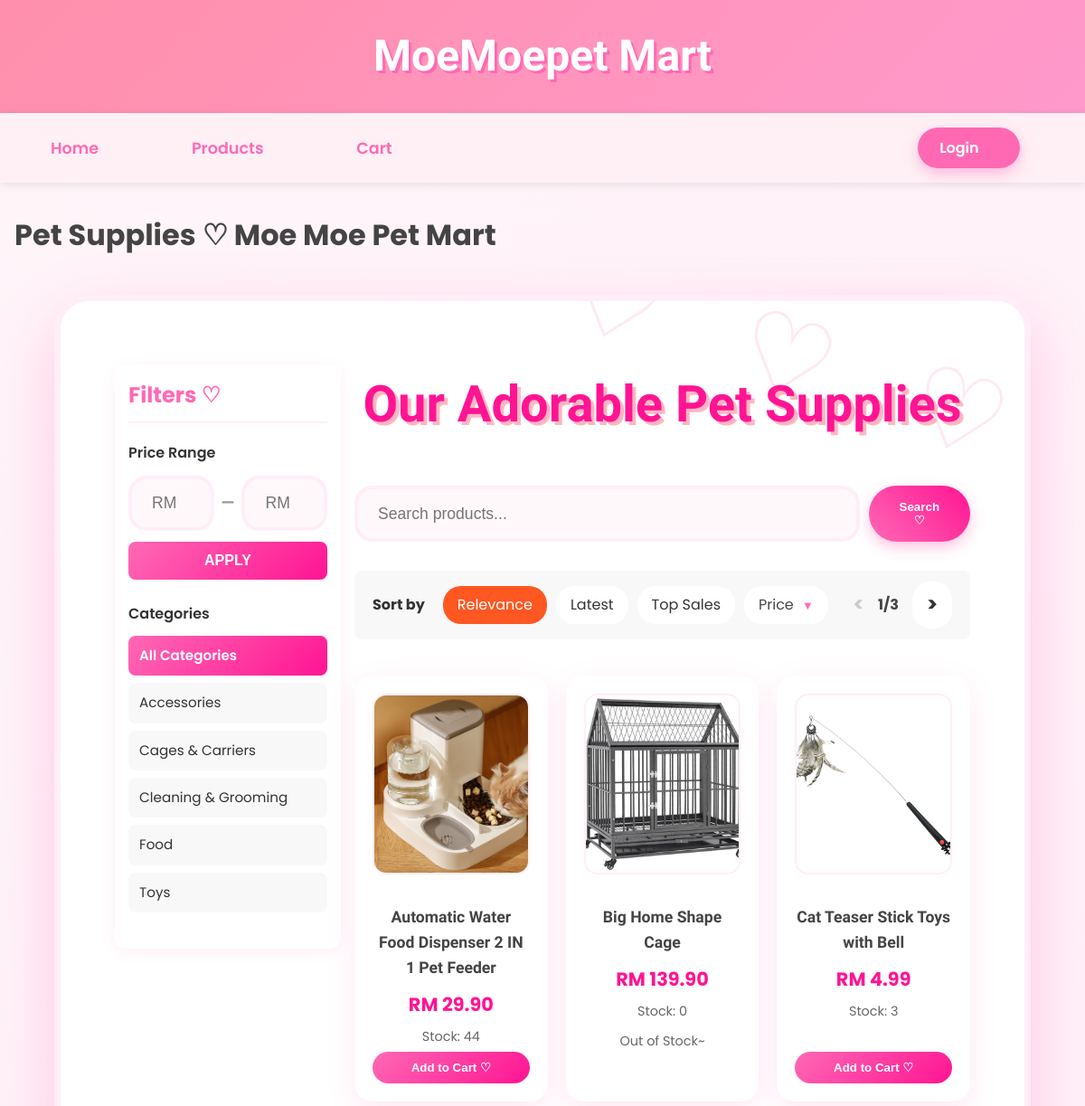
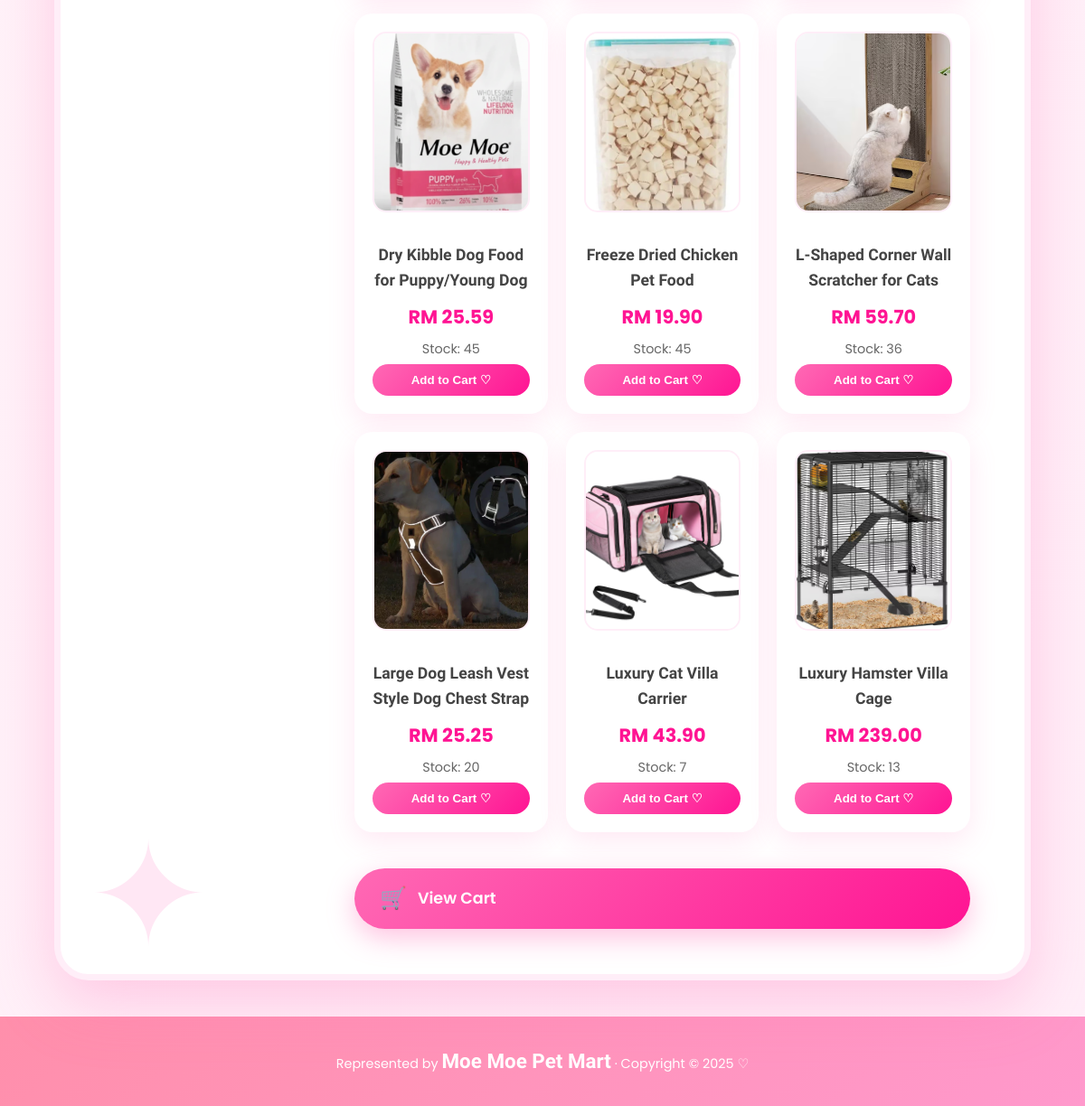
/member/products.php, run on the app's committed database (2 pictures, top to bottom).
### tables this page shows
CREATE TABLE `category` (
  `category_id` int(11) NOT NULL,
  `category_code` varchar(10) NOT NULL,
  `category_name` varchar(100) NOT NULL,
  `description` text DEFAULT NULL,
  `created_at` datetime DEFAULT current_timestamp()
);

CREATE TABLE `product` (
  `product_id` int(11) NOT NULL,
  `product_code` varchar(20) NOT NULL,
  `product_name` varchar(200) NOT NULL,
  `description` text DEFAULT NULL,
  `price` decimal(10,2) NOT NULL,
  `stock_quantity` int(11) DEFAULT 0,
  `category_id` int(11) NOT NULL,
  `is_active` tinyint(1) DEFAULT 1,
  `created_at` datetime DEFAULT current_timestamp(),
  `updated_at` datetime DEFAULT current_timestamp() ON UPDATE current_timestamp(),
  `photo_name` varchar(255) NOT NULL,
  `average_rating` decimal(3,2) DEFAULT 0.00,
  `review_count` int(11) DEFAULT 0
);

### _base.php (called while the page is built, shortened)
<?php
function get($key, $value = null) {
    $value = $_GET[$key] ?? $value;
    return is_array($value) ? array_map('trim', $value) : trim($value);
}
function encode($value) {
    return htmlentities($value);
}
?>

### member/products.php (the view, shortened to what this page needs)
<?php
require '../_base.php';
$search = trim(get('search', ''));
$category = get('category', '');
$price_min = get('price_min', '');
$price_max = get('price_max', '');
$page = max(1, (int)get('page', 1));
$per_page = 9;
$offset = ($page - 1) * $per_page;
$sort = get('sort', 'relevance');
$order_by = 'p.product_name ASC';
$sales_join = '';
$where_conditions = ['p.is_active = 1'];
$where_clause = 'WHERE ' . implode(' AND ', $where_conditions);
$sql_count = "
    SELECT COUNT(*)
    FROM product p
    JOIN category c ON p.category_id = c.category_id
    $sales_join
    $where_clause
";
$stm_count = $_db->prepare($sql_count);
$stm_count->execute();
$total = $stm_count->fetchColumn();
$total_pages = max(1, ceil($total / $per_page));
$sql = "
    SELECT p.*, c.category_name
    FROM product p
    JOIN category c ON p.category_id = c.category_id
    $sales_join
    $where_clause
    ORDER BY $order_by
    LIMIT $offset, $per_page
";
$stm = $_db->prepare($sql);
$stm->execute();
$products = $stm->fetchAll();
$stm_cat = $_db->query("SELECT category_id, category_name FROM category ORDER BY category_name");
$categories = $stm_cat->fetchAll();
include '../_head.php';
?>
<div class="container">
    <div class="products-layout">
        <aside class="filter-sidebar">
            <h3>Filters ♡</h3>
            <div class="filter-section">
                <h4>Price Range</h4>
                <form method="get" class="price-filter-form">
                    <div class="price-inputs">
                        <input type="number"
                               name="price_min"
                               placeholder="RM MIN"
                               value="<?= encode($price_min) ?>"
                               min="0"
                               step="0.01"
                               class="price-input">
                        <span class="price-separator">—</span>
                        <input type="number"
                               name="price_max"
                               placeholder="RM MAX"
                               value="<?= encode($price_max) ?>"
                               min="0"
                               step="0.01"
                               class="price-input">
                    </div>
                    <button type="submit" class="btn-apply-price">APPLY</button>
                </form>
            </div>
            <div class="filter-section">
                <h4>Categories</h4>
                <div class="category-list">
                    <a href="?sort=<?= $sort ?>&page=1&search=<?= urlencode($search) ?>&price_min=<?= $price_min ?>&price_max=<?= $price_max ?>"
                       class="category-item <?= $category === '' ? 'active' : '' ?>">
                        All Categories
                    </a>
                    <?php foreach ($categories as $cat): ?>
                        <a href="?category=<?= $cat->category_id ?>&sort=<?= $sort ?>&page=1&search=<?= urlencode($search) ?>&price_min=<?= $price_min ?>&price_max=<?= $price_max ?>"
                           class="category-item <?= $category == $cat->category_id ? 'active' : '' ?>">
                            <?= encode($cat->category_name) ?>
                        </a>
                    <?php endforeach; ?>
                </div>
            </div>
        </aside>
        <div class="products-main">
            <h2>Our Adorable Pet Supplies </h2>
            <form method="get" class="search-form">
                <input type="text" name="search" placeholder="Search products..." value="<?= encode($search) ?>">
                <button type="submit">Search ♡</button>
            </form>
    <div class="sort-bar">
        <span>Sort by</span>
        <a href="?category=<?= $category ?>&sort=relevance&page=1&search=<?= urlencode($search) ?>&price_min=<?= $price_min ?>&price_max=<?= $price_max ?>" class="<?= $sort === 'relevance' || $sort === '' ? 'active' : '' ?>">Relevance</a>
        <a href="?category=<?= $category ?>&sort=latest&page=1&search=<?= urlencode($search) ?>&price_min=<?= $price_min ?>&price_max=<?= $price_max ?>" class="<?= $sort === 'latest' ? 'active' : '' ?>">Latest</a>
        <a href="?category=<?= $category ?>&sort=top_sales&page=1&search=<?= urlencode($search) ?>&price_min=<?= $price_min ?>&price_max=<?= $price_max ?>" class="<?= $sort === 'top_sales' ? 'active' : '' ?>">Top Sales</a>
        <div class="price-sort <?= in_array($sort, ['price_low', 'price_high']) ? 'active' : '' ?>">
            <?php
            if ($sort === 'price_low') echo 'Price: Low to High';
            elseif ($sort === 'price_high') echo 'Price: High to Low';
            else echo 'Price';
            ?>
            <span class="dropdown-arrow">▼</span>
        </div>
        <div class="page-info">
            <?php if ($page > 1): ?>
                <a href="?page=<?= $page-1 ?>&category=<?= $category ?>&sort=<?= $sort ?>&search=<?= urlencode($search) ?>&price_min=<?= $price_min ?>&price_max=<?= $price_max ?>" class="page-arrow">&lt;</a>
            <?php else: ?>
                <span class="page-arrow disabled">&lt;</span>
            <?php endif; ?>
            <?= $page ?>/<?= $total_pages ?>
            <?php if ($page < $total_pages): ?>
                <a href="?page=<?= $page+1 ?>&category=<?= $category ?>&sort=<?= $sort ?>&search=<?= urlencode($search) ?>&price_min=<?= $price_min ?>&price_max=<?= $price_max ?>" class="page-arrow">&gt;</a>
            <?php else: ?>
                <span class="page-arrow disabled">&gt;</span>
            <?php endif; ?>
        </div>
    </div>
    <div class="product-grid">
        <?php if (empty($products)): ?>
            <p>No products found~ Try another search! ♡</p>
        <?php else: ?>
            <?php foreach ($products as $p): ?>
                <div class="product-card">
                    <?php if ($p->photo_name): ?>
                        <a href="product_detail.php?id=<?= $p->product_id ?>">
                            <img src="/admin/uploads/products/<?= encode($p->photo_name) ?>" alt="<?= encode($p->product_name) ?>">
                        </a>
                    <?php endif; ?>
                    <a href="product_detail.php?id=<?= $p->product_id ?>">
                        <h3><?= encode($p->product_name) ?></h3>
                        <p class="price">RM <?= number_format($p->price, 2) ?></p>
                        <p>Stock: <?= $p->stock_quantity ?></p>
                    </a>
                    <?php if ($p->stock_quantity > 0): ?>
                        <button class="add-to-cart" data-id="<?= $p->product_id ?>" data-name="<?= encode($p->product_name) ?>" data-price="<?= $p->price ?>">
                            Add to Cart ♡
                        </button>
                    <?php else: ?>
                        <p>Out of Stock~</p>
                    <?php endif; ?>
                </div>
            <?php endforeach; ?>
        <?php endif; ?>
    </div>
    <?php
    $cart_items = 0;
    $cart_text = $cart_items > 0 ? "View Cart ($cart_items items)" : "View Cart";
    ?>
    <div class="cart-floating-btn">
        <a href="cart.php" class="moe-cart-btn">
            <span class="cart-icon">🛒</span>
            <span class="cart-text"><?= $cart_text ?></span>
        </a>
    </div>
</div>
<?php include '../_foot.php'; ?>

### member/products.php (style rules this page uses)
.products-layout { display: flex; gap: 15px; margin-top: 20px; }
.filter-sidebar { width: 250px; background: white; padding: 15px; border-radius: 12px; box-shadow: 0 4px 15px rgba(255,105,180,0.1); height: fit-content; position: sticky; top: 20px; }
.filter-sidebar h3 { color: #ff69b4; font-size: 1.5rem; margin-bottom: 20px; padding-bottom: 10px; border-bottom: 2px solid #fff0f5; }
.filter-section { margin-bottom: 25px; }
.filter-section h4 { color: #333; font-size: 1rem; margin-bottom: 12px; font-weight: 600; }
.price-filter-form { display: flex; flex-direction: column; gap: 12px; }
.price-inputs { display: flex; align-items: center; gap: 8px; }
.price-input { flex: 1; padding: 10px; border: 2px solid #e0e0e0; border-radius: 8px; font-size: 0.9rem; transition: all 0.3s; }
.price-separator { color: #999; font-weight: bold; }
.btn-apply-price { background: linear-gradient(135deg, #ff69b4, #ff1493); color: white; border: none; padding: 12px; border-radius: 8px; font-weight: bold; cursor: pointer; transition: all 0.3s; font-size: 1rem; }
.category-list { display: flex; flex-direction: column; gap: 8px; }
.category-item { padding: 10px 12px; background: #f8f8f8; border-radius: 8px; text-decoration: none; color: #333; transition: all 0.3s; font-size: 0.95rem; }
.category-item.active { background: linear-gradient(135deg, #ff69b4, #ff1493); color: white; font-weight: 600; }
.products-main { flex: 1; }
.sort-bar { background: #f8f8f8; padding: 12px 20px; margin: 20px 0; border-radius: 8px; display: flex; align-items: center; flex-wrap: wrap; gap: 10px; font-size: 1rem; }
.sort-bar > span { font-weight: bold; margin-right: 10px; color: #333; }
.sort-bar a { padding: 8px 16px; border-radius: 20px; text-decoration: none; color: #333; background: white; transition: all 0.3s; }
.sort-bar a.active { background: #ff5722; color: white; }
.category-filter, .price-sort { position: relative; padding: 8px 16px; border-radius: 20px; background: white; cursor: pointer; user-select: none; }
.dropdown-arrow { font-size: 0.8em; margin-left: 5px; }
.page-info { margin-left: auto; display: flex; align-items: center; gap: 15px; font-weight: bold; }
.page-arrow { font-size: 1.4rem; color: #ff5722; text-decoration: none; }
.page-arrow.disabled { color: #ccc; pointer-events: none; }

### data on the page
category: category_name "Accessories"
category: category_name "Cages & Carriers"
category: category_name "Cleaning & Grooming"
category: category_name "Food"
category: category_name "Toys"
product: photo_name (picture), product_name "Automatic Water Food Dispenser 2 IN 1 Pet Feeder", price "29.90", stock_quantity "44"
product: photo_name (picture), product_name "Big Home Shape Cage", price "139.90", stock_quantity "0", shows "Out of Stock~"
product: photo_name (picture), product_name "Cat Teaser Stick Toys with Bell", price "4.99", stock_quantity "3"
product: photo_name (picture), product_name "Dry Kibble Dog Food for Puppy/Young Dog", price "25.59", stock_quantity "45"
product: photo_name (picture), product_name "Freeze Dried Chicken Pet Food", price "19.90", stock_quantity "45"
product: photo_name (picture), product_name "L-Shaped Corner Wall Scratcher for Cats", price "59.70", stock_quantity "36"
product: photo_name (picture), product_name "Large Dog Leash Vest Style Dog Chest Strap", price "25.25", stock_quantity "20"
product: photo_name (picture), product_name "Luxury Cat Villa Carrier", price "43.90", stock_quantity "7"
product: photo_name (picture), product_name "Luxury Hamster Villa Cage", price "239.00", stock_quantity "13"

### other printed values
$_title "Pet Supplies ♡ Moe Moe Pet Mart"
$page "1"
$total_pages "3"
$cart_text "View Cart"
